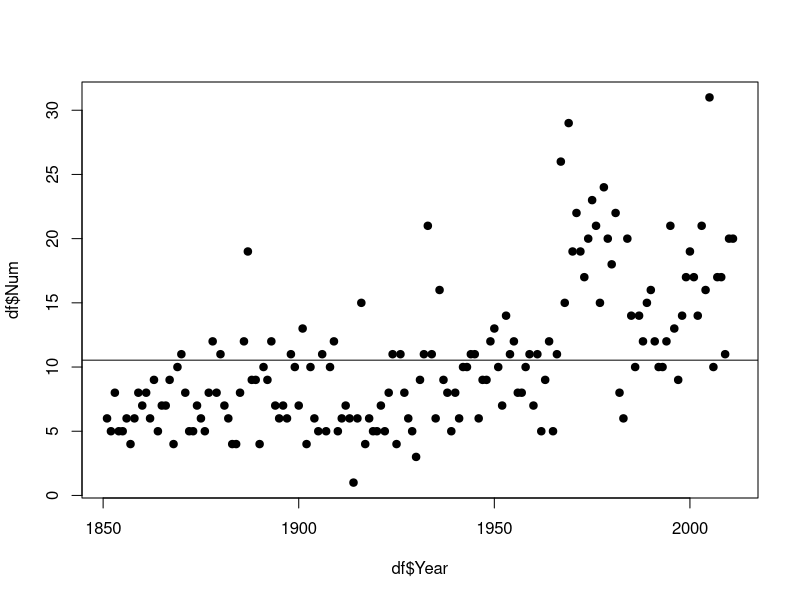
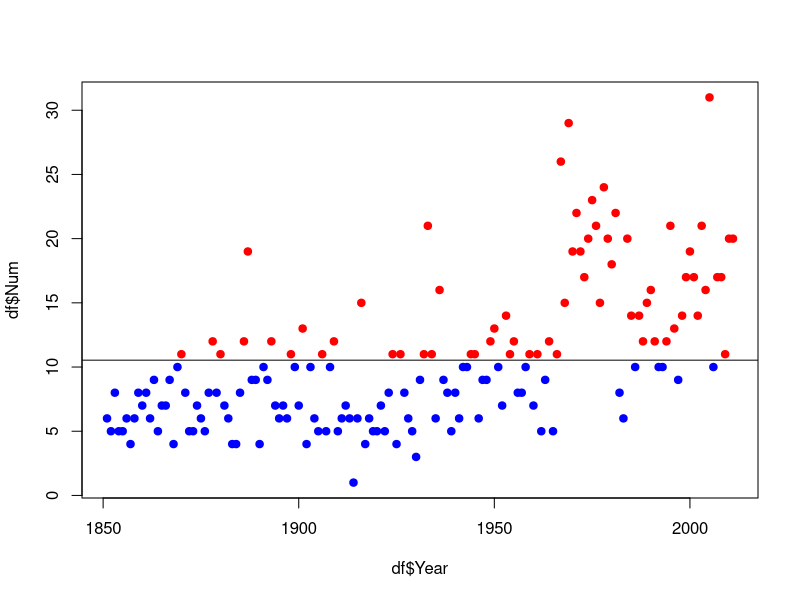
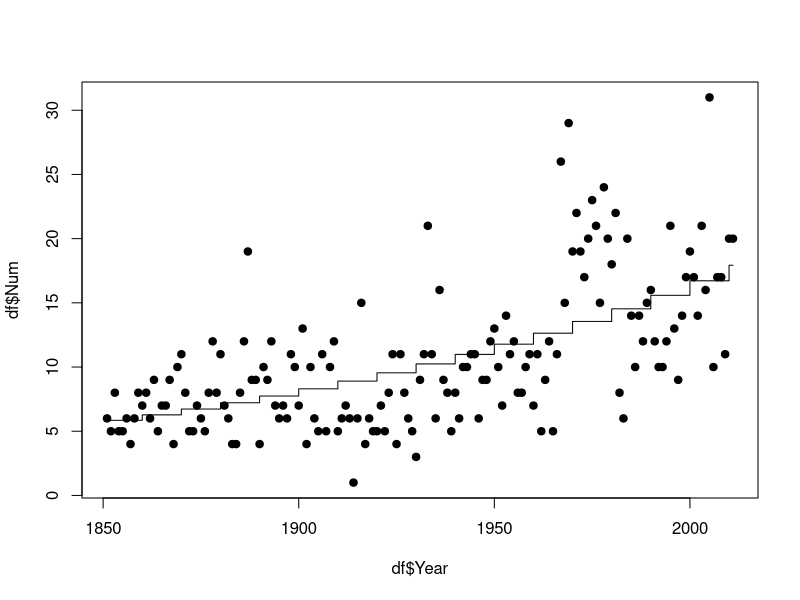
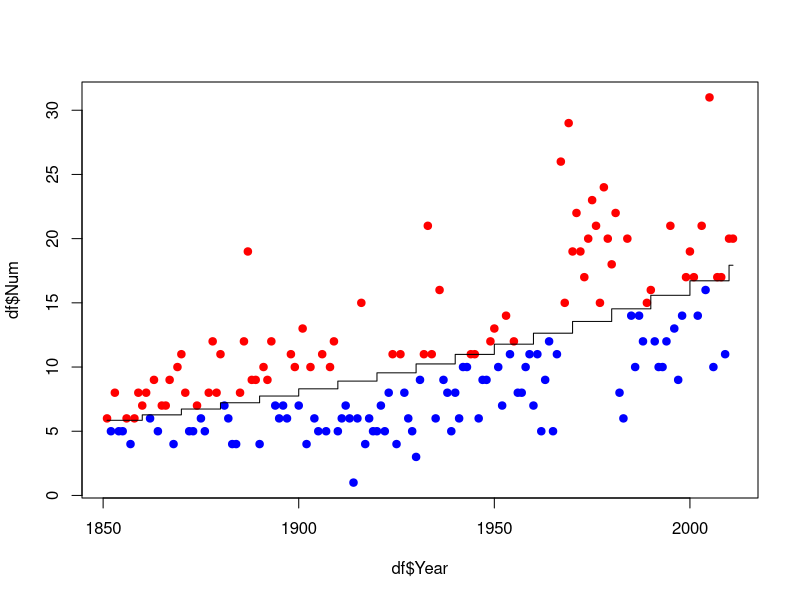

These charts were generated, in order, by the following R code:
setwd("~/GitHub/Hurricane/Data")

df = read.csv("HurricaneByYear.csv")

fitPoissonAll = glm(Num ~ 1, family = poisson, data = df)
summary(fitPoissonAll)

lambda = fitPoissonAll$coefficients[1]
exp(lambda)

mean(df$Num)

plot(df$Year, df$Num, pch=19)
abline(exp(lambda), 0)

ltAvg = ifelse(df$Num < exp(lambda), "blue", "red")
summary(ltAvg)
table(ltAvg)
plot(df$Year, df$Num, pch=19, col = ltAvg)
abline(exp(lambda), 0)

df$Decade = trunc(df$Year / 10)
df$Decade = df$Decade - min(df$Decade)

summary(df$Decade)

fitPoissonByDecade = glm(Num ~ 1 + Decade, family = poisson, data = df)
summary(fitPoissonByDecade)

df$DecadePredict = exp(predict(fitPoissonByDecade))

plot(df$Year, df$Num, pch = 19)
lines(df$Year, df$DecadePredict, type = "s")

ltAvg = ifelse(df$Num < df$DecadePredict, "blue", "red")
plot(df$Year, df$Num, pch=19, col = ltAvg)
lines(df$Year, df$DecadePredict, type = "s")
